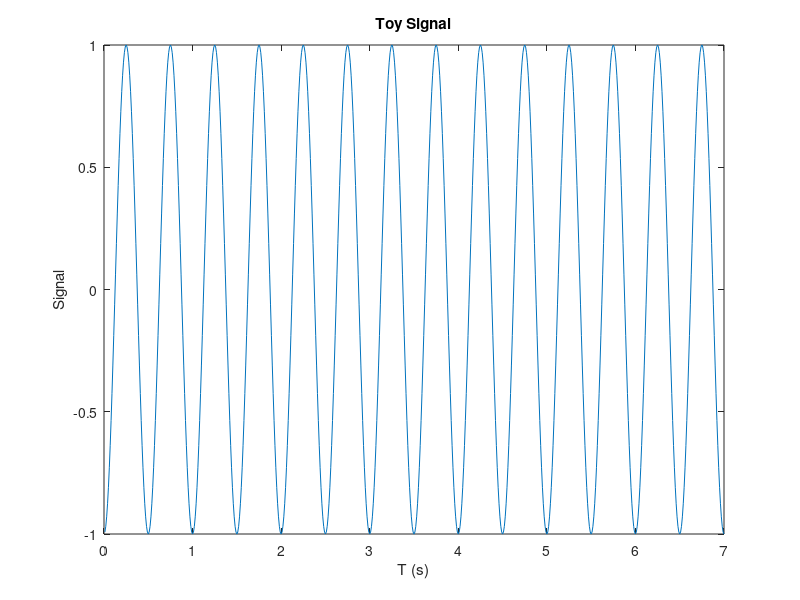

Recreate this plot in MATLAB. (Note: this script raises an error after producing the figure.)
%%
% <latex>
% \title{BE 521: Homework 3 Questions\\{\normalsize Feature extraction} \\{\normalsize Spring 2021}}
% \author{68 points}
% \date{Due: Tuesday, 2/16/2021 10pm}
% \maketitle
% \textbf{Objective:} Extract features from data and build a simple detector
% </latex>

%% 
% <latex>
% \begin{center}
% \author{Saif Khawaja \\
%   \normalsize Collaborators: Raveen K \\}
% \end{center}
% </latex>

%%
% <latex> 
% \section{Features and Simulations (39 pts)} As you learned
% in class, features are the backbone of almost all detection
% strategies, from seizures in EEG to faces in images. Features are
% usually defined in journal articles as an equation or set of
% equations, and the task for the reader---if she wants to use that
% feature---is to implement that feature in code. In this section, you
% will explore and implement some features commonly used in EEG
% analysis and test them on simulated time-series data.
% \begin{enumerate}
%  \item Consider the following toy signal: 7 seconds of a 2 Hz sine
%  wave with a quarter period phase-shift, sampled at 100 Hz
%   \begin{enumerate}
%    \item Plot the signal. (2 pts)
% </latex>

frq = 2;

dur = 7;

samp_frq = 100;

tt = 1/samp_frq:(1 / samp_frq):dur;

output = sin(2 * frq * pi * tt - (pi / 2));

figure
plot(tt, output)
xlabel('T (s)')
ylabel('Signal')
title('Toy Signal')

%%
% <latex>
% \item Using the Matlab functions for the difference, sum, and
%   absolute value of the elements in a vector (look them up if you
%   don't know them), create an anonymous function for the
%    line-length feature
% 	$ LL(\mathbf{x}) = \sum_{i=2}^{n} |x_i - x_{i-1}| $ in one line of
% 	Matlab code that uses no loops (i.e., the outputs of one function
% 	will be the inputs of another). Your function should look
% 	something like \begin{lstlisting}
% 	  LLFn = @(x) XXXXXX;
% 	\end{lstlisting}
% 	where \texttt{XXXXX} represents some use of the aformentioned functions and the input signal \texttt{x}. (4 pts)
%    \item What is the line length of this signal? (2 pts)
%   \end{enumerate}
% </latex>

LLfn = @(x) sum(abs(diff(x)));

LLfn(output)

%%
% <latex>
%  \item Consider line length of the signal using a sliding window
%  with a certain amount of window overlap (or, to think of it another
%  way, displacement with each ``slide''). Now, instead of having just
%  one value for the line length, you will have a number of values.
%   \begin{enumerate}
% 	\item Given a signal \texttt{x} with sampling frequency
% 	\texttt{fs} and windows of length \texttt{winLen} and displacement
% 	\texttt{winDisp} (both in seconds), create an anonymous function
% 	called \texttt{NumWins} that calculates the number of possible
% 	(full) windows in your signal of length \texttt{xLen} (in
% 	samples), i.e., \begin{lstlisting}
% 	  NumWins = @(xLen, fs, winLen, winDisp) XXXXXX;
% 	\end{lstlisting} where \texttt{XXXXXX} is the single-line
% 	expression for this value. You may assume that \texttt{winDisp} is
% 	a factor of both \texttt{winLen} (as it usually is/should be)
% 	and the length (in seconds) of \texttt{x}. (4 pts) 
% </latex>

NumWins = @(xLen, fs, winLen, winDisp) floor((((xLen/fs) - winLen) / winDisp) + 1);

%%
% <latex>
%   \item Use this
% 	function to calculate the number of windows for the signal
% 	described in Question 1.1 for a 400 ms window with 200 ms
% 	displacement, i.e., the expression \begin{lstlisting}
% 	  NumWins(length(x), fs, winLen, winDisp)
% 	\end{lstlisting} 
% 	where \texttt{fs}, \texttt{winLen}, and \texttt{winDisp} are the appropriate values. (1 pt)
% </latex>

NumWins(length(output), 100, 0.4, 0.2)

% 33.

%%
% <latex>
% 	\item Repeat the above calculation for 50 ms window displacement. (1 pt)
% </latex>

NumWins(length(output), 100, 0.4, 0.05)

% 132.

%%
% <latex>
% 	\item Repeat the above calculation for 100 ms window displacement. (1 pt)
%   \end{enumerate}
% </latex>

NumWins(length(output), 100, 0.4, 0.1)

% 66.

%%
% <latex> 
%   \item 
%   \begin{enumerate}
%    \item Create a function (in another file) called
%    \texttt{MovingWinFeats(x, fs, winLen, winDisp, featFn)} that
%    returns a vector of the values of the feature on the signal
%    \texttt{x} in all the possible windows, where \texttt{featFn} is
%    a feature function like the one you wrote in Question 1.1.b. You
%    may find it useful to use your \texttt{NumWins} function (or at
%    least its expression). You may assume that the product of
%    \texttt{winDisp} and the sampling rate \texttt{fs} is an integer.
%    (6 pts) \\
% </latex>

%%
% <latex>
% Make sure your MovingWinFeats code is in your pdf. One way is to use the following Matlab code (in your script) to automatically
% load in the function's code (where we assume that the function is
% one directory up from the *.tex file). Windows users may need to
% change the forward-slash to a backslash. 
% </latex>

%   <latex>
% \lstinputlisting{/Users/saif/Documents/GitHub/braincomputerinterfaces/Homeworks/HW3] MovingWinFeats.m}
%   </latex>

%%
% <latex>
%    \item Using the signal you defined in Question 1.1 and the function you created in Question 1.1.b, calculate the line-length over windows of length 400 ms and displacement 200 ms. (2 pts)
% </latex>

% See column.

ans = MovingWinFeats(output, 100, 0.4, 0.2, LLfn)

%%
% <latex>
%    \item Add a unit-amplitude 10 Hz signal (in the form of a sine wave) to your original signal and again calculate the line length over the same window and displacement. (2 pts)
%   \end{enumerate}
% </latex>

% See column.

nfreq = 10;
nsignal = output + sin(2 * pi * tt * nfreq);

feat = MovingWinFeats(nsignal, 100, 0.4, 0.2, LLfn)
%%
% <latex>
%   \item Code the following 3 additional features in MINIMAL lines of code (hint: each can be implemented in one line using the anonymous function trick).
%   \begin{enumerate}
%    \item Area, $\displaystyle A(\mathbf{x}) = \sum_{i=1}^{n} |x_i| $ \quad (2 pts)
% </latex>

A = @(x) sum(abs(x))

%%
% <latex>
%    \item Energy, $\displaystyle E(\mathbf{x}) = \sum_{i=1}^{n} x_i^2 $ \quad (2 pts)
% </latex>

E = @(x) sum(x.^2)

%%
% <latex>
%    \item Zero-Crossings around mean,\\ $\displaystyle ZX(\mathbf{x}) = \sum_{i=2}^{n} \mathbf{1}(\mathbf{FromAbove}) \;\mbox{OR}\; \mathbf{1}(\mathbf{FromBelow})$, 
%        where $\mathbf{1}(\cdot)$ denotes the indicator function, which returns a zero if its argument is false and a one if it is true, 
%        $\mathbf{FromAbove}$ denotes $(x_{i-1} - \overline{x} > 0) \;\mbox{AND}\; (x_i - \overline{x} < 0)$, 
%        $\mathbf{FromBelow}$ denotes $(x_{i-1} - \overline{x} < 0) \;\mbox{AND}\; (x_i - \overline{x} > 0)$,
%        and $\overline{x}$ is the mean value of the elements in $x$. (4 pts)
% </latex>

ZX = @(x) sum(abs(diff((x - mean(x)) > 0)))

%%
% <latex>
%    \item Plot the values of the four features on the combined signal in the first four cells of a 3x2 matlab subplot.
%    Use a 400 ms window with 100 ms displacement. Using the right-aligned convention (where the
%    ``official'' time of the feature is that of the last data point
%    in the window), give the appropriate time axis for each window
%    point. In addition, plot the original signal with the 2Hz and 10Hz
%    components in the last two cells of the 3x2 subplot (to make
%    comparing down the column easy). Ensure that the time axis in all
%    of your plots is the same. (6 pts)
% </latex>

t2 = 0.5:0.1:7;

a = MovingWinFeats(nsignal,100,0.4,0.1,A);

l_l = MovingWinFeats(nsignal,100,0.4,0.1,LLfn);

zmc = MovingWinFeats(nsignal,100,0.4,0.1,ZX);

e = MovingWinFeats(nsignal,100,0.4,0.1,E);

figure
subplot(3,2,1)
plot(t2,l_l)
xlabel('T (s)')
ylabel('LL')
title('Line Length')
ylim([15.2 15.45])
xlim([0.5 7])

subplot(3,2,3)
plot(t2,e)
title('Energy')
ylabel('E')
xlabel('T (s)')
xlim([0.5 7])

subplot(3,2,2)
plot(t2, a)
xlabel('T (s)')
ylabel('A')
title('Area')
ylim([30.75 35.75])
xlim([0.5 7])

subplot(3,2,4)
plot(t2,zmc)
xlabel('T (s)')
ylabel('ZMC (Count)')
title('Zero Mean Crossings')
xlim([0.5 7])

subplot(3,2,6)
plot(tt, nsignal)
xlabel('Time (Seconds)')
title('Signal w/ 2Hz and 5Hz Components') 
ylabel('S (Units)')
xlim([0 7])

subplot(3,2,5)
plot(tt, nsignal)
xlabel('T (s)')
ylabel('S (Units)')
title('Signal w/ 2Hz and 5Hz Components') 
xlim([0 7])

%%
% <latex>
%   \end{enumerate}
% \end{enumerate}  
% \section{Feature Overlays (17 pts)}
% In this section, you will use a line-length feature overlay on a segment of EEG containing a seizure. This data is stored in \texttt{I521\_A0003\_D001} 
% \begin{enumerate}
%  \item What is the length using hours:minutes:seconds:milliseconds of the recording? (Use getDuration) (2 pts)
% </latex>

session = IEEGSession('I521_A0003_D001', 'saifkhawaja', '/Users/saif/Documents/GitHub/braincomputerinterfaces/Homeworks/sai_ieeglogin.bin' );

durInUSec = (session.data(1).rawChannels(1).get_tsdetails.getDuration); 
durInSec = durInUSec / 1e6
durInMin = durInSec/60;

sec = seconds(durInSec); 
sec.Format = 'hh:mm:ss.SSS'
%%
% <latex>
%  \item How many data points should we discard at the end if we want to clip the recording to the last full second? Do this clipping. (1 pt)
% </latex>

nr = ceil((session.data.rawChannels(1).get_tsdetails.getEndTime)/1e6*session.data.sampleRate); 
adata = session.data.getvalues(1:nr,1);
session.data

sr = 200; 

len = length(adata);

clpd_pnts = (sr / 1000) * (390) 
clpd_data = adata(1:(end - clpd_pnts));

% 78.
%%
% <latex>
%  \item If we want to overlay a feature trace on the original signal, we have to interpolate that feature (which has been calculated over windows) for each data point of the original signal. One of the simplest methods of doing this is called zero-order interpolation, where we just hold the value constant until we get to the next calculated value. For example, if we had a moving window of 1 second with 1 second displacement, the zero-order interpolated feature vector would have the same value the entire first second, then the same for the entire second second, etc, where each second contains the same number of points as the sampling frequency of the original signal.
%  \begin{enumerate}
%   \item Using the \texttt{repmat} and \texttt{reshape} functions, create an external function \texttt{zoInterp(x, numInterp} that copies each value of \texttt{x} \texttt{numInterp} times. You can implement this function in one line of code with no loops. Include the code for this function as you did in Question 1.3.a. (2 pts)
% </latex>

% <latex>
% \lstinputlisting{/Users/saif/Documents/GitHub/braincomputerinterfaces/Homeworks/HW3] zoInterp.m}
% </latex>
%%
% <latex>
%   \item Confirm that this function works correctly by expanding the length of the vector \texttt{1:5} by a factor of 5 and plotting with the command
%   \begin{lstlisting}
% 	plot(zoInterp(1:5,5),'-o')
%   \end{lstlisting}
%   where the \texttt{'-o'} option lets us see the individul points as well as the line that connects them. (2 pts)
%  \end{enumerate}
% </latex>

figure
plot(zoInterp(1:5,5),'-o')
title('zoInterp Expanding 1:5 5 Times') 
xlabel('Index')
ylabel('Element')
%%
% <latex>
%  \item Using a 5-second sliding window with 1-second displacement,
%  calculate the line length feature over the entire signal. Normalize
%  the line-length feature values to have a maximum twice that of the
%  original EEG signal maximum. Plot the signal in blue and overlay
%  the right-aligned line-length feature in yellow. Note: you will need
%  to pad your
%  signal in order to get them to line up correctly and be the
%  same length. Put the units of your time axis in minutes, and be
%  sure to add a legend in a location in the plot that does not cover
%  up any signal or feature. (6 pts)
% </latex>

ll_ns = MovingWinFeats(clpd_data, sr, 5, 1, LLfn);
sf = (2 * max(clpd_data)) / max(ll_ns);

sl = ll_ns * sf;
inter_data = zoInterp(sl, floor(length(clpd_data) / length(ll_ns)));

timed = linspace(1/sr, (length(clpd_data)/sr), length(clpd_data)); 
timed = timed / 60;

pd = zeros(1, length(clpd_data)-length(inter_data)); 
pd_data_ft = [pd inter_data];
scaled_padded_data = pd_data_ft * sf;

figure
plot(timed, clpd_data, 'b')
hold on
plot(timed, pd_data_ft, 'y')
xlabel('T (mins)')
ylabel('V (uV)')
legend('Signal', 'LLF', 'Location', 'northwest') 
title('I521 A0003 D001 With LLF')

%%
% <latex>
%  \item What threshold might you use on the raw line-length feature
%  vector (not the normalized one used for plotting) in order to
%  capture the 17 largest pre-seizure chirps that occur? (1 pt)
% </latex>

thrsh = 1550 * (1/sf)

% 5.1693x10^4, which works when compared with the data. 

%%
% <latex>
%  \item Using this threshold value, in another plot draw red vertical lines at the leading point in time where the threshold is crossed. Add these vertical lines on top of the plot you made in Question 2.4. These events should capture the pre-seizure chirps, the seizure onset, and some flickering during the end of the seizure. (3 pts)
% </latex>

figure
plot(timed, clpd_data, 'b') 
hold on
plot(timed, pd_data_ft, 'y') 

for k=2:length(pd_data_ft)
    if pd_data_ft(k)> 1550 && pd_data_ft(k-1) < 1550
        xline(timed(k),'r','LineWidth',0.75); 
    end
end

xlabel('T (min)')
ylabel('V (uV)')
legend('Signal', 'LLF', 'Crossings', 'Location', 'northeast') 
title('Lines Crossing') 
xlim([0, 110])

%%
% <latex>
% \end{enumerate}
% \section{Building a Detector (12 pts)}
% In this section, you will use the features you defined previously to build a seizure detector. Use the EEG data in the file \texttt{I521\_A0003\_D002} with channels \texttt{multiSz\_1}, and \texttt{multiSz\_2}.
% \begin{enumerate}
%  \item Plot the signal in \texttt{multiSz\_1} and draw vertical red lines at the times when you think the two seizures begin. (You should be able to do this without the need of any features.) (2 pts)
% </latex>

session2 = IEEGSession('I521_A0003_D002', 'saifkhawaja', '/Users/saif/Documents/GitHub/braincomputerinterfaces/Homeworks/sai_ieeglogin.bin' );

nr = ceil((session2.data.rawChannels(1).get_tsdetails.getEndTime)/1e6*session2.data.sampleRate); 

data2 = session2.data.getvalues(1:nr,1:2);
session2.data;

dur_multiSz_1_uS = session2.data(1).rawChannels(1).get_tsdetails.getDuration; 
dur_multiSz_2_uS = session2.data(1).rawChannels(2).get_tsdetails.getDuration; 
dur_multiSz_1_S = dur_multiSz_1_uS/1e6;
dur_multiSz_2_S = dur_multiSz_2_uS/1e6;

n_sr = session2.data.sampleRate;

multiSz_1 = data2(:,1);
multiSz_2 = data2(:,2);

t6 = 1/n_sr:1/n_sr:dur_multiSz_1_S+1/n_sr;

figure
plot(t6, multiSz_1)
hold on
xline(7.6, 'r', 'LineWidth', 1.5);
xline(150.2, 'r', 'LineWidth', 1.5);
xlabel('T (min)')
title('MultiSz_1 with Lines for when Two Seizures Start') 
legend('Signal', 'Seizure Initialization', 'Location', 'northeast')
ylabel('V (uV)')

%%
% <latex>
%  \item Produce feature overlay plots similar to that of Question 2.4 for each of the four features you have implemented along with the red vertical lines at each seizure. Use the same 4-second sliding window with 1 second displacement. (4 pts)
% </latex>

n_ll = MovingWinFeats(multiSz_1, n_sr, 4, 1, LLfn);
n_a = MovingWinFeats(multiSz_1, n_sr, 4, 1, A);
n_e = MovingWinFeats(multiSz_1, n_sr, 4, 1, E);
n_zmc = MovingWinFeats(multiSz_1,n_sr, 4, 1, ZX);
%%

n_id_length = zoInterp(n_ll, floor(length(multiSz_1) / length(n_ll)));

scaling_factor_ll = (2 * max(multiSz_1))/max(n_id_length);
n_scaled_ll = n_id_length * scaling_factor_ll;

td_new = linspace(1/n_sr, (length(multiSz_1)/n_sr), length(multiSz_1));
td_new = td_new / 60;

pad_ll = zeros(1,length(multiSz_1)-length(n_scaled_ll));

pad_data_ll_n = [pad_ll n_scaled_ll];

figure
plot(td_new, multiSz_1,'b')
hold on 
plot(td_new, pad_data_ll_n,'y')
xlabel('T (min)')
ylabel('V (uV)')
title('LLF Overlay MultiSz_1')
xline(7.6, 'r', 'LineWidth', 1.5);
xline(150.2, 'r', 'LineWidth', 1.5);
legend('Signal','LLF', 'Crossings', 'Location', 'northeast')

n_id_area = zoInterp(n_a, floor(length(multiSz_1) / length(n_a)));

sf_a = (2 * max(multiSz_1)) / max(n_id_area);
n_sa = n_id_area * sf_a;

td_new = linspace(1/n_sr,(length(multiSz_1)/n_sr),length(multiSz_1));
td_new = td_new/60;

pad_a = zeros(1, length(multiSz_1) - length(n_sa));

pad_a_n=[pad_a n_sa];

figure
plot(td_new, multiSz_1, 'b')
hold on 
plot(td_new, pad_a_n, 'y')
xlabel('T (min)')
ylabel('V (uV)')
title('Area Overlay MultiSz_1')
xline(7.6,'r','LineWidth',1.5);
xline(150.2,'r','LineWidth',1.5);
legend('Signal', 'LLF', 'Crossings', 'Location', 'northeast')

n_id_e = zoInterp(n_e,floor(length(multiSz_1) / length(n_e)));

sf_e = (2 * max(multiSz_1)) / max(n_id_e);
n_s_e = n_id_e * sf_e;

td_new = linspace(1/n_sr,(length(multiSz_1)/n_sr),length(multiSz_1));
td_new = td_new/60;

pad_e = zeros(1,length(multiSz_1)-length(n_s_e));

pad_e_new = [pad_e n_s_e];

figure
plot(td_new,multiSz_1,'b')
hold on 
plot(td_new,pad_e_new,'y')
xlabel('T (min)')
ylabel('V (uV)/(uV^2)')
title('Energy Overlay MultiSz_1')
xline(7.6, 'r', 'LineWidth', 1.5);
xline(150.2, 'r', 'LineWidth', 1.5);
legend('Signal', 'Line Length Feature', 'Threshold Crossings', 'Location', 'northeast')

n_id_cross = zoInterp(n_zmc, floor(length(multiSz_1) / length(n_zmc)));

sf_cross = (2 * max(multiSz_1)) / max(n_id_cross);
n_s_cross = n_id_cross*sf_cross;

td_new = linspace(1/n_sr,(length(multiSz_1)/n_sr),length(multiSz_1));
td_new = td_new/60;

pad_cross=zeros(1, length(multiSz_1) - length(n_s_cross));
pad_cross_n = [pad_cross n_s_cross];

figure
plot(td_new,multiSz_1,'b')
hold on 
plot(td_new,pad_cross_n, 'y')
xlabel('T (min)')
ylabel('V (uV) // Count')
title('Zero Crossings Around Mean Overlay MultiSz_1')
xline(7.6, 'r', 'LineWidth', 1.5);
xline(150.2, 'r', 'LineWidth', 1.5);
legend('Signal', 'LLF', 'Crossings', 'Location', 'northeast')
%%
% <latex>
%  \item 
%   \begin{enumerate}
%    \item Based on your plots in the previous question, which of the
%    four features seems to give the largest signal (relative to the
%    background) for when a seizure occurs? Explain why you think this feature is the best. (3 pts)
% </latex>

% Energy seems to be the most successful as the other signals of the
% features generated are smaller relative to the energy plot during
% seizures. The energy therefore has the lowest activity during the
% non-seizure time, but it still spikes during the seizures and we can
% infer a small signal to noise ratio.

%%
% <latex>
%    \item What threshold would you use to determine if a seizure is occurring? (1 pt)
% </latex>

thrsh_seiz = 2200*(1/sf_e) 

% 1.7582x10^8 uV^2. This is chosen by the energy plot to ignore chirps.

%%
% <latex>
%   \end{enumerate}
% </latex>

%%
% <latex>
%  \item The signal in \texttt{multiSz\_2} contains another seizure (whose location should again be fairly obvious). Plot the data along with the feature and threshold (horizontal black line, with correct normalization for the signal in \texttt{data2}) you determined in the previous question. (2 pts)
% </latex>

e_multiSz2 = MovingWinFeats(multiSz_2,n_sr,4,1,E);

id_e_Sz2 = zoInterp(e_multiSz2,floor(length(multiSz_2)/length(e_multiSz2)));

t_sz2 = t6./60;
tn_sz2 = linspace(1/n_sr,(length(multiSz_2)/n_sr),length(multiSz_2));
tn_sz2 = tn_sz2 / 60;

sf_e_Sz2 = (2 * max(multiSz_2)) / max(id_e_Sz2);
n_s_e_Sz2 = id_e_Sz2 * sf_e_Sz2;

pad_e_Sz2=zeros(1,length(multiSz_2)-length(n_s_e_Sz2));
pad_e_n_Sz2=[pad_e_Sz2 n_s_e_Sz2];

figure
plot(td_new, multiSz_2,'b')
hold on 
yline(thrsh_seiz*sf_e,'k','LineWidth',2);
plot(tn_sz2,pad_e_n_Sz2,'y')
xlabel('T (min)')
ylabel('V (uV)//(uV^2)')
title('Energy Overlay MultiSz_2')
legend('Signal', 'Threshold Line', 'Energy', 'Location', 'northeast')
%%
% <latex>
% \end{enumerate}
% </latex>


